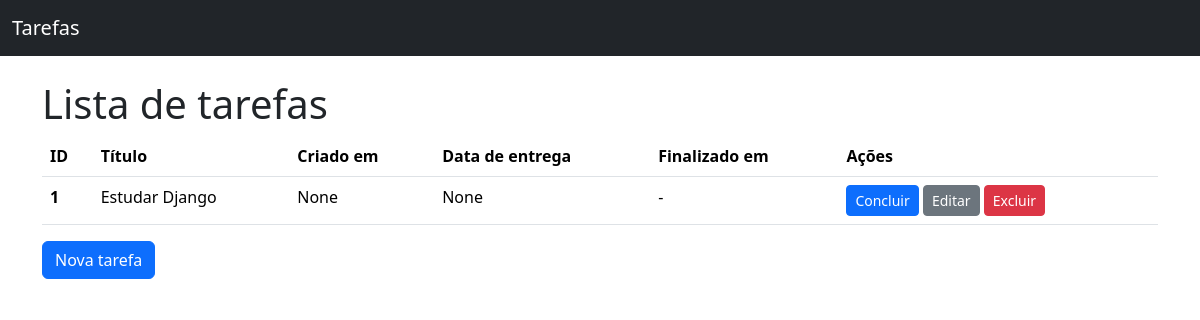
The app's page /, older data.
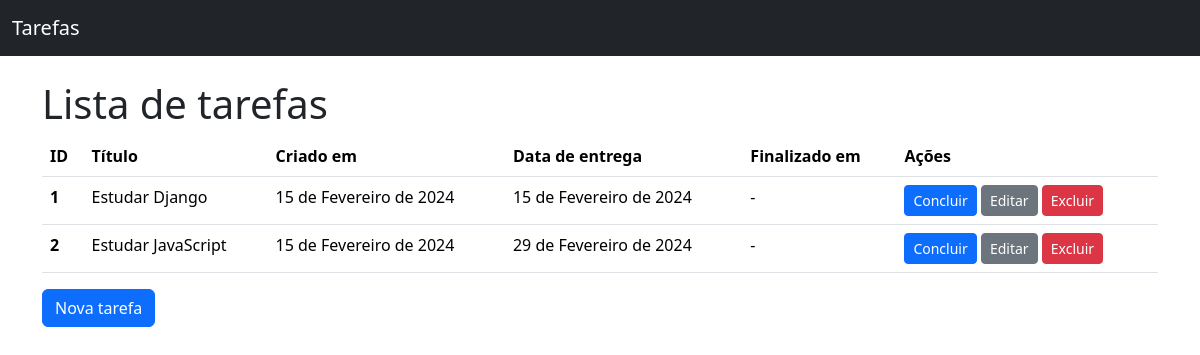
The same page, newer data.
### tarefas/models.py (models this page shows, shortened)
class Tarefa(models.Model):
    titulo = models.CharField(max_length=100, null=False, blank=False)
    criado_em = models.DateField(auto_now_add=True, null=False, blank=False)
    entrega = models.DateField(null=False, blank=False)
    terminada_em = models.DateField(null=True, blank=True)
    class Meta:
        ordering = ["entrega"]

### tarefas/views.py (the view)
# urls.py: path("", TarefaListView.as_view(), name="tarefa_list"),
class TarefaListView(ListView):
    model = Tarefa

### tarefas/templates/tarefas/tarefa_list.html (shortened to what this page needs)
{% extends 'base.html' %}
{% block content %}
    <h1>Lista de tarefas</h1>
    {% if tarefa_list %}
        <table class="table">
            <thead>
            <tr>
                <th scope="col">ID</th>
                <th scope="col">Título</th>
                <th scope="col">Criado em</th>
                <th scope="col">Data de entrega</th>
                <th scope="col">Finalizado em</th>
                <th scope="col">Ações</th>
            </tr>
            </thead>
            <tbody>
                {% for tarefa in tarefa_list %}
                    <tr>
                        <th scope="row">{{tarefa.id}}</th>
                        <td>{{tarefa.titulo}}</td>
                        <td>{{tarefa.criado_em}}</td>
                        <td>{{tarefa.entrega}}</td>
                        <td>{{tarefa.terminada_em|default:"-"}}</td>
                        <td>
                            <a
                                href="{% url 'tarefa_complete' pk=tarefa.pk%}"
                                class="btn btn-primary btn-sm {% if tarefa.terminada_em %}disabled{% endif %}">
                                Concluir
                            </a>
                            <a
                                href="{% url 'tarefa_update' pk=tarefa.pk %}"
                                class="btn btn-secondary btn-sm {% if tarefa.terminada_em %}disabled{% endif %}">
                                Editar
                            </a>
                            <a
                                href="{% url 'tarefa_delete' pk=tarefa.pk %}"
                                class="btn btn-danger btn-sm">
                                Excluir
                            </a>
                        </td>
                    </tr>
                {% endfor %}
            </tbody>
        </table>
    {% else %}
        <p>Não há tarefas cadastradas!</p>
    {% endif %}
    <a href="{% url 'tarefa_create' %}" class="btn btn-primary">Nova tarefa</a>
{% endblock %}

### tarefas/templates/base.html (shortened to what this page needs)
<!doctype html>
<html lang="pt-br">
  <head>
    <link href="https://cdn.jsdelivr.net/npm/bootstrap@5.3.2/dist/css/bootstrap.min.css" rel="stylesheet">
  </head>
  <body>
    <nav class="navbar bg-dark mb-4" data-bs-theme="dark">
        <div class="container-fluid">
            <a class="navbar-brand" href="{% url 'tarefa_list' %}">Tarefas</a>
        </div>
    </nav>
    <main class="container">
        {% block content %}{% endblock %}
    </main>
  </body>
</html>

Row changes from the older to the newer data that the page shows:
changed Tarefa "Estudar Django": criado_em "None" → "15 de Fevereiro de 2024"; entrega "None" → "15 de Fevereiro de 2024"
added Tarefa: id "2", titulo "Estudar JavaScript", criado_em "15 de Fevereiro de 2024", entrega "29 de Fevereiro de 2024", terminada_em "-"
